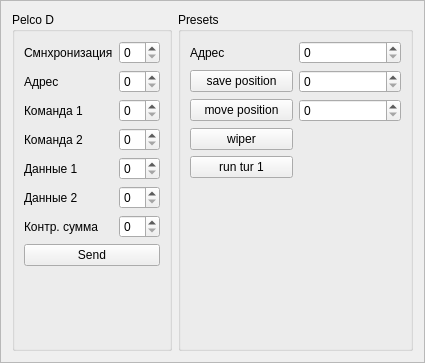
<?xml version="1.0" encoding="UTF-8"?>
<ui version="4.0">
 <class>PelcoD</class>
 <widget class="QFrame" name="PelcoD">
  <property name="geometry">
   <rect>
    <x>0</x>
    <y>0</y>
    <width>425</width>
    <height>363</height>
   </rect>
  </property>
  <property name="windowTitle">
   <string>Frame</string>
  </property>
  <property name="frameShape">
   <enum>QFrame::StyledPanel</enum>
  </property>
  <property name="frameShadow">
   <enum>QFrame::Raised</enum>
  </property>
  <layout class="QHBoxLayout" name="horizontalLayout">
   <item>
    <widget class="QGroupBox" name="groupBox">
     <property name="sizePolicy">
      <sizepolicy hsizetype="Fixed" vsizetype="Preferred">
       <horstretch>0</horstretch>
       <verstretch>0</verstretch>
      </sizepolicy>
     </property>
     <property name="title">
      <string>Pelco D</string>
     </property>
     <layout class="QVBoxLayout" name="verticalLayout_2">
      <item>
       <layout class="QGridLayout" name="gridLayout">
        <item row="4" column="0">
         <widget class="QLabel" name="label_5">
          <property name="text">
           <string>Данные 1</string>
          </property>
         </widget>
        </item>
        <item row="2" column="0">
         <widget class="QLabel" name="label_3">
          <property name="text">
           <string>Команда 1</string>
          </property>
         </widget>
        </item>
        <item row="1" column="0">
         <widget class="QLabel" name="label_2">
          <property name="text">
           <string>Адрес</string>
          </property>
         </widget>
        </item>
        <item row="5" column="0">
         <widget class="QLabel" name="label_6">
          <property name="text">
           <string>Данные 2</string>
          </property>
         </widget>
        </item>
        <item row="3" column="0">
         <widget class="QLabel" name="label_4">
          <property name="text">
           <string>Команда 2</string>
          </property>
         </widget>
        </item>
        <item row="3" column="1">
         <widget class="HexSpinBox" name="sb_cmd2"/>
        </item>
        <item row="4" column="1">
         <widget class="HexSpinBox" name="sb_data1"/>
        </item>
        <item row="5" column="1">
         <widget class="HexSpinBox" name="sb_data2"/>
        </item>
        <item row="0" column="1">
         <widget class="HexSpinBox" name="sb_sync"/>
        </item>
        <item row="0" column="0">
         <widget class="QLabel" name="label">
          <property name="text">
           <string>Смнхронизация</string>
          </property>
         </widget>
        </item>
        <item row="1" column="1">
         <widget class="HexSpinBox" name="sb_address"/>
        </item>
        <item row="2" column="1">
         <widget class="HexSpinBox" name="sb_cmd1"/>
        </item>
        <item row="6" column="0">
         <widget class="QLabel" name="label_7">
          <property name="text">
           <string>Контр. сумма</string>
          </property>
         </widget>
        </item>
        <item row="6" column="1">
         <widget class="HexSpinBox" name="sb_chk_sum"/>
        </item>
       </layout>
      </item>
      <item>
       <widget class="QPushButton" name="btn_send">
        <property name="text">
         <string>Send</string>
        </property>
       </widget>
      </item>
      <item>
       <spacer name="verticalSpacer_2">
        <property name="orientation">
         <enum>Qt::Vertical</enum>
        </property>
        <property name="sizeHint" stdset="0">
         <size>
          <width>20</width>
          <height>40</height>
         </size>
        </property>
       </spacer>
      </item>
     </layout>
    </widget>
   </item>
   <item>
    <widget class="QGroupBox" name="groupBox_2">
     <property name="title">
      <string>Presets</string>
     </property>
     <layout class="QVBoxLayout" name="verticalLayout_3">
      <item>
       <layout class="QGridLayout" name="grid_presets">
        <item row="2" column="0">
         <widget class="QPushButton" name="btn_move_position">
          <property name="text">
           <string>move position</string>
          </property>
         </widget>
        </item>
        <item row="4" column="0">
         <widget class="QPushButton" name="btn_run_tur_1">
          <property name="text">
           <string>run tur 1</string>
          </property>
         </widget>
        </item>
        <item row="1" column="0">
         <widget class="QPushButton" name="btn_save_position">
          <property name="text">
           <string>save position</string>
          </property>
         </widget>
        </item>
        <item row="3" column="0">
         <widget class="QPushButton" name="btn_wiper">
          <property name="text">
           <string>wiper</string>
          </property>
         </widget>
        </item>
        <item row="1" column="1">
         <widget class="QSpinBox" name="sb_save_position"/>
        </item>
        <item row="2" column="1">
         <widget class="QSpinBox" name="sb_move_position"/>
        </item>
        <item row="0" column="0">
         <widget class="QLabel" name="label_8">
          <property name="text">
           <string>Адрес</string>
          </property>
         </widget>
        </item>
        <item row="0" column="1">
         <widget class="QSpinBox" name="sb_addr_cam_presets"/>
        </item>
       </layout>
      </item>
      <item>
       <spacer name="verticalSpacer">
        <property name="orientation">
         <enum>Qt::Vertical</enum>
        </property>
        <property name="sizeHint" stdset="0">
         <size>
          <width>20</width>
          <height>40</height>
         </size>
        </property>
       </spacer>
      </item>
     </layout>
    </widget>
   </item>
  </layout>
 </widget>
 <customwidgets>
  <customwidget>
   <class>HexSpinBox</class>
   <extends>QSpinBox</extends>
   <header>hexspinbox.hpp</header>
  </customwidget>
 </customwidgets>
 <tabstops>
  <tabstop>sb_sync</tabstop>
  <tabstop>sb_address</tabstop>
  <tabstop>sb_cmd1</tabstop>
  <tabstop>sb_cmd2</tabstop>
  <tabstop>sb_data1</tabstop>
  <tabstop>sb_data2</tabstop>
  <tabstop>sb_chk_sum</tabstop>
  <tabstop>btn_send</tabstop>
  <tabstop>sb_addr_cam_presets</tabstop>
  <tabstop>btn_save_position</tabstop>
  <tabstop>sb_save_position</tabstop>
  <tabstop>btn_move_position</tabstop>
  <tabstop>sb_move_position</tabstop>
  <tabstop>btn_wiper</tabstop>
  <tabstop>btn_run_tur_1</tabstop>
 </tabstops>
 <resources/>
 <connections/>
</ui>
